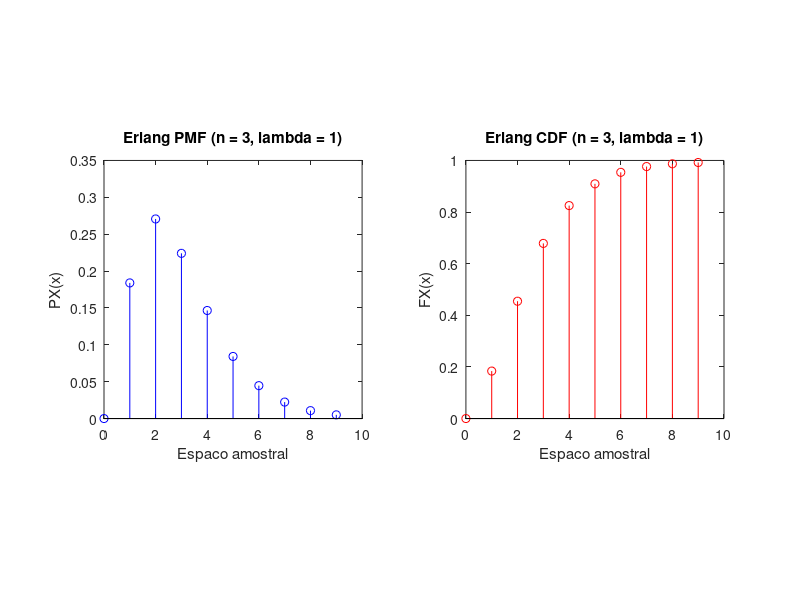

MATLAB code to generate this figure:
clear all clc clf

function pmf=poissonpmf(alpha, x)
  %Poisson (alpha) rv X,
  %out = vector pmf: pmf(i)=P[X=x(i)]
  x = x(:);
  k=(1:max(x))';
  logfacts =cumsum(log(k));
  pb=exp([-alpha; ...
  -alpha+ (k*log(alpha))-logfacts]);
  okx=(x>=0).*(x==floor(x));
  x=okx.*x;
  pmf=okx.*pb(x+1);
  %pmf(i) = 0 para todo zero-prob x(i)
  pmf = pmf';
endfunction

function cdf=poissoncdf(alpha,x)
  %output cdf(i)=Prob[X<=x(i)]
  x=floor(x(:));
  sx=0:max(x);
  cdf=cumsum(poissonpmf(alpha,sx)');
  %cdf de 0 até max(x)
  okx=(x>=0);%x(i)<0 -> cdf=0
  x=(okx.*x);%nega x(i)=0
  cdf= okx.*cdf(x+1);
  %cdf = 0 para todo x(i) < 0
  cdf = cdf';
endfunction

function f = erlangpdf(n,lambda,x)
  f=((lambda^n)/factorial(n-1))...
  *(x.^(n-1)).*exp(-lambda*x);
endfunction

function F = erlangcdf(n, lambda, x)
  % F=1.0 - poissoncdf(n-1, lambda*x);

  % for i = 1:length(x)
    % X = x(i);
    % p = @(k) ((lambda * X).^k) / factorial(k);
    % s = sum(p([0:n-1]));
    % F(i) = 1.0 - exp(-lambda * X) * s;
  % endfor

  % Alteracao para variaveis discretas
  px = erlangpdf(n, lambda, x);
  F(1) = px(1);
  for i = 1:length(x)-1
    F(i+1) = F(i) + px(i+1);
  endfor
endfunction

function E = expectedValue(sx, px)
  v = sx .* px;
  E = sum(v);
endfunction









% Espaço amostral e parametros
sx = 0:1:9;
n = 3;
lambda = 1;

% Calculo da PMF e CDF
px = erlangpdf(n, lambda, sx);
fx = erlangcdf(n, lambda, sx);

% Valor esperado
E = expectedValue(sx, px)

% Plot da PMF
figure(1);
subplot(1,2,1);
stem(sx, px, 'b');
title("Erlang PMF (n = 3, lambda = 1)");
xlabel("Espaco amostral");
ylabel("PX(x)");
axis square

% Plot da CDF
figure(1);
subplot(1,2,2);
stem(sx, fx, 'r');
title("Erlang CDF (n = 3, lambda = 1)");
xlabel("Espaco amostral");
ylabel("FX(x)");
axis square
